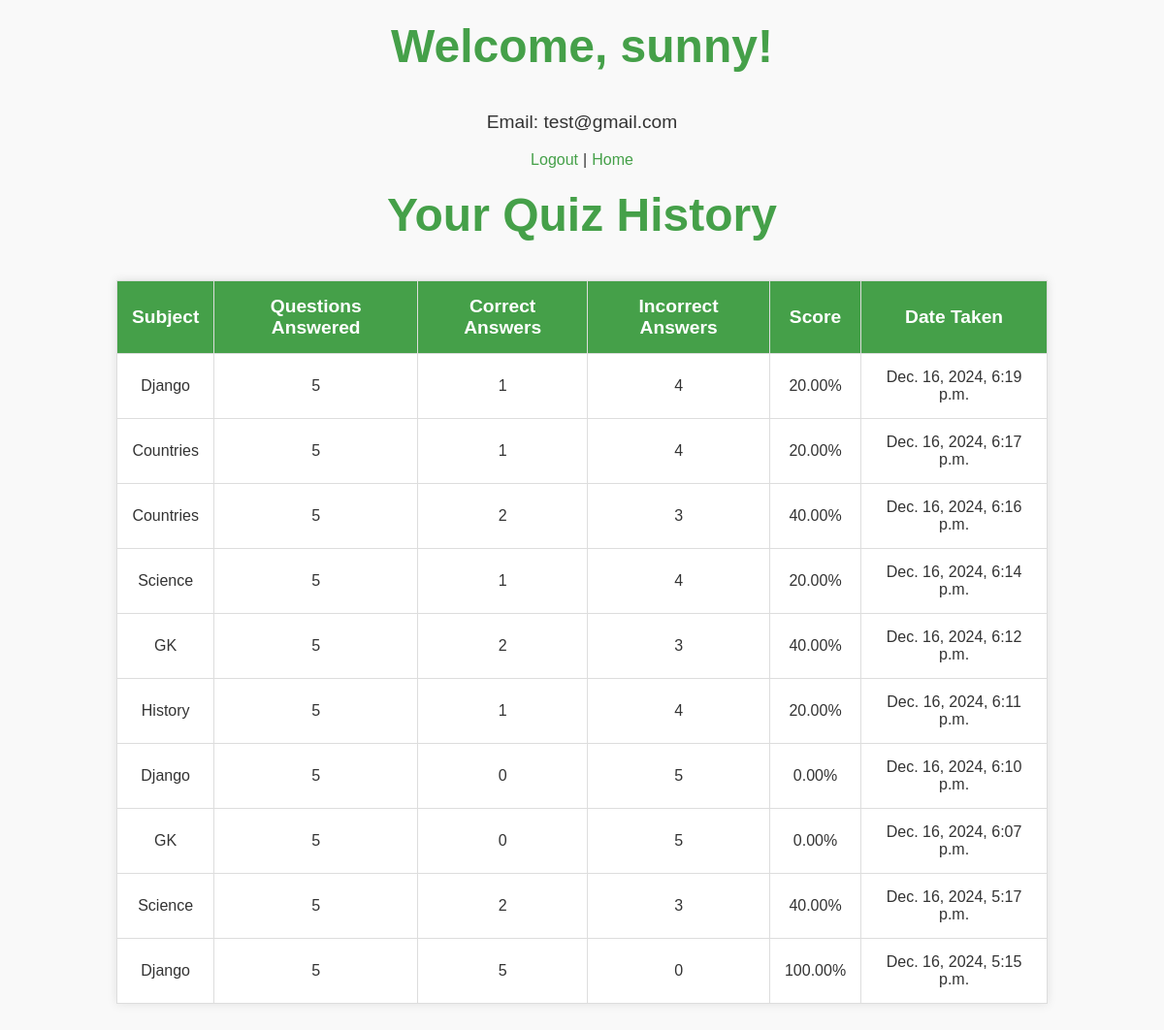
The page /profile/ (signed in) on the database as committed earlier.
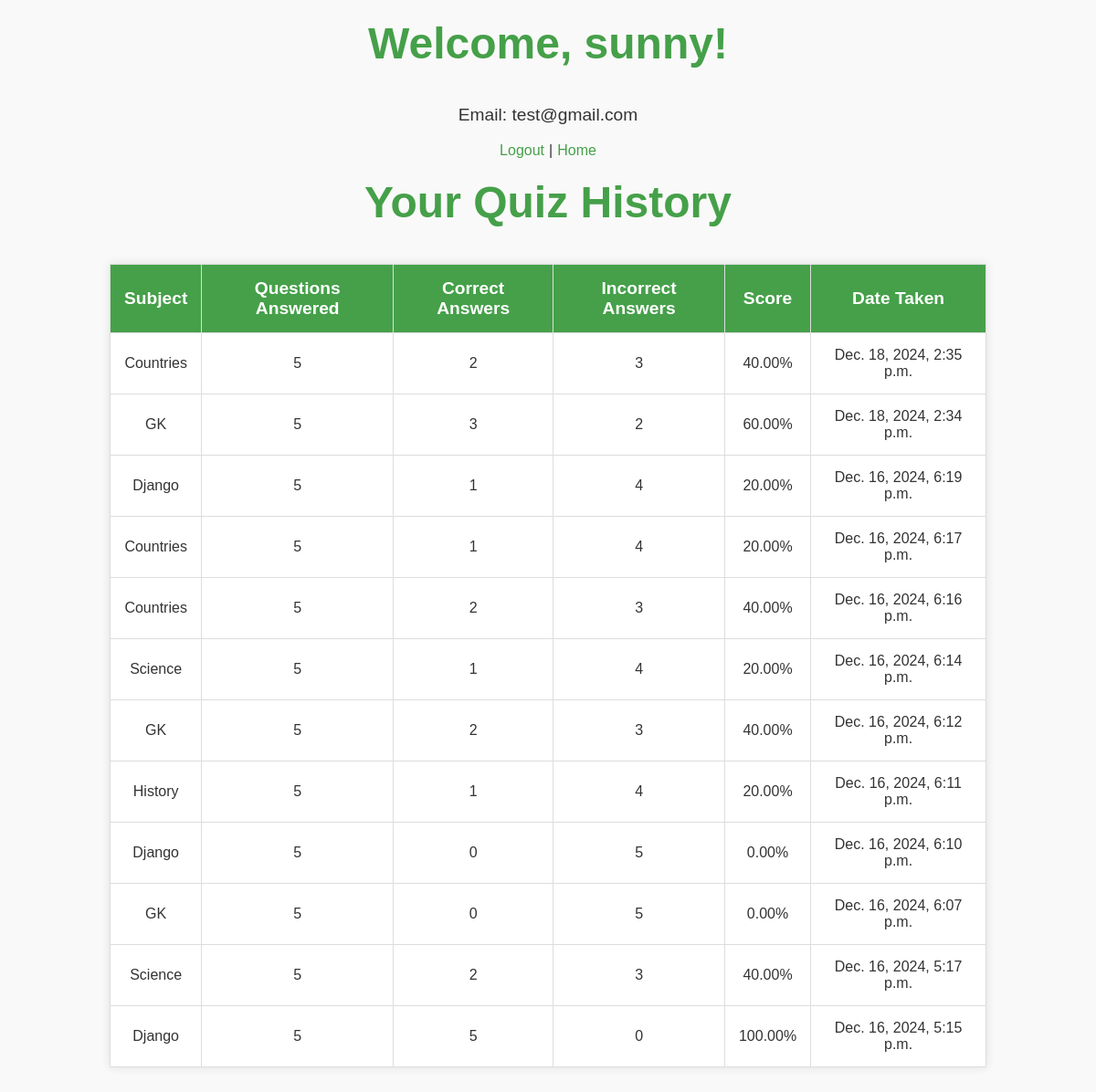
The same page on the database as committed later.
### quiz/models.py (models this page shows, shortened)
class QuizHistory(models.Model):
    user = models.ForeignKey(User, on_delete=models.CASCADE)
    subject = models.CharField(max_length=100)
    total_questions = models.PositiveIntegerField()
    correct_answers = models.PositiveIntegerField()
    incorrect_answers = models.PositiveIntegerField()
    date_taken = models.DateTimeField(auto_now_add=True)

### quiz/views.py (the view)
# urls.py: path('profile/', views.profile_view, name='profile'),
@login_required(login_url='/login/')
def profile_view(request):
    if request.user.is_authenticated:
        quiz_history = QuizHistory.objects.filter(user=request.user).order_by('-date_taken')
        for entry in quiz_history:
            if entry.total_questions > 0:
                entry.percentage = (entry.correct_answers * 100) / entry.total_questions
            else:
                entry.percentage = 0
        return render(request, 'profile.html', {'quiz_history': quiz_history})
    else:
        return redirect('login')

### quiz/templates/profile.html (shortened to what this page needs)
{% load static %}
<!DOCTYPE html>
<html>
<head>
    <link rel="stylesheet" type="text/css" href="{% static 'css/profile.css' %}">
</head>
<body>
    <h2>Welcome, {{ user.username }}!</h2>
    <p>Email: {{ user.email }}</p>
    <div>
        <a href="{% url 'logout' %}">Logout</a>|
        <a href="{% url 'home' %}">Home</a>
    </div>
    {% if quiz_history %}
        <h2>Your Quiz History</h2>
        <table>
            <thead>
                <tr>
                    <th>Subject</th>
                    <th>Questions Answered</th>
                    <th>Correct Answers</th>
                    <th>Incorrect Answers</th>
                    <th>Score</th>
                    <th>Date Taken</th>
                </tr>
            </thead>
            <tbody>
                {% for history in quiz_history %}
                <tr>
                    <td>{{ history.subject }}</td>
                    <td>{{ history.total_questions }}</td>
                    <td>{{ history.correct_answers }}</td>
                    <td>{{ history.incorrect_answers }}</td>
                    <td>
                        {% if history.total_questions > 0 %}
                            {{ history.percentage|floatformat:2 }}%
                        {% else %}
                            N/A
                        {% endif %}
                    </td>
                    <td>{{ history.date_taken }}</td>
                </tr>
                {% endfor %}
            </tbody>
        </table>
    {% else %}
        <p>No quiz history found.</p>
    {% endif %}
</body>
</html>

### quiz/static/css/profile.css (style rules this page uses)
body { font-family: Arial, sans-serif; background-color: #f9f9f9; color: #333; margin: 0; padding: 0; }
div { display: flex; justify-content: center; align-items: center; }
h2 { color: #45a049; text-align: center; font-size: 3rem; margin-top: 20px; }
p { text-align: center; font-size: 1.2rem; margin-top: 10px; }
a { color: #45a049; text-decoration: none; font-size: 1rem; margin-left: 5px; margin-right: 5px; }
table { width: 80%; margin: 30px auto; border-collapse: collapse; box-shadow: 0 0 10px rgba(0, 0, 0, 0.1); }
th, td { padding: 15px; text-align: center; border: 1px solid #ddd; }
th { background-color: #45a049; color: white; font-size: 1.2rem; }
td { background-color: #fff; font-size: 1rem; }
tr:nth-child(even) { background-color: #f2f2f2; }
table { margin-top: 30px; margin-bottom: 50px; }

Rows that differ between the two databases and show on the page:
added QuizHistory: subject "Countries", total_questions "5", correct_answers "2", incorrect_answers "3", percentage "40.00", date_taken "Dec. 18, 2024, 2:35 p.m."
added QuizHistory: subject "GK", total_questions "5", correct_answers "3", incorrect_answers "2", percentage "60.00", date_taken "Dec. 18, 2024, 2:34 p.m."
